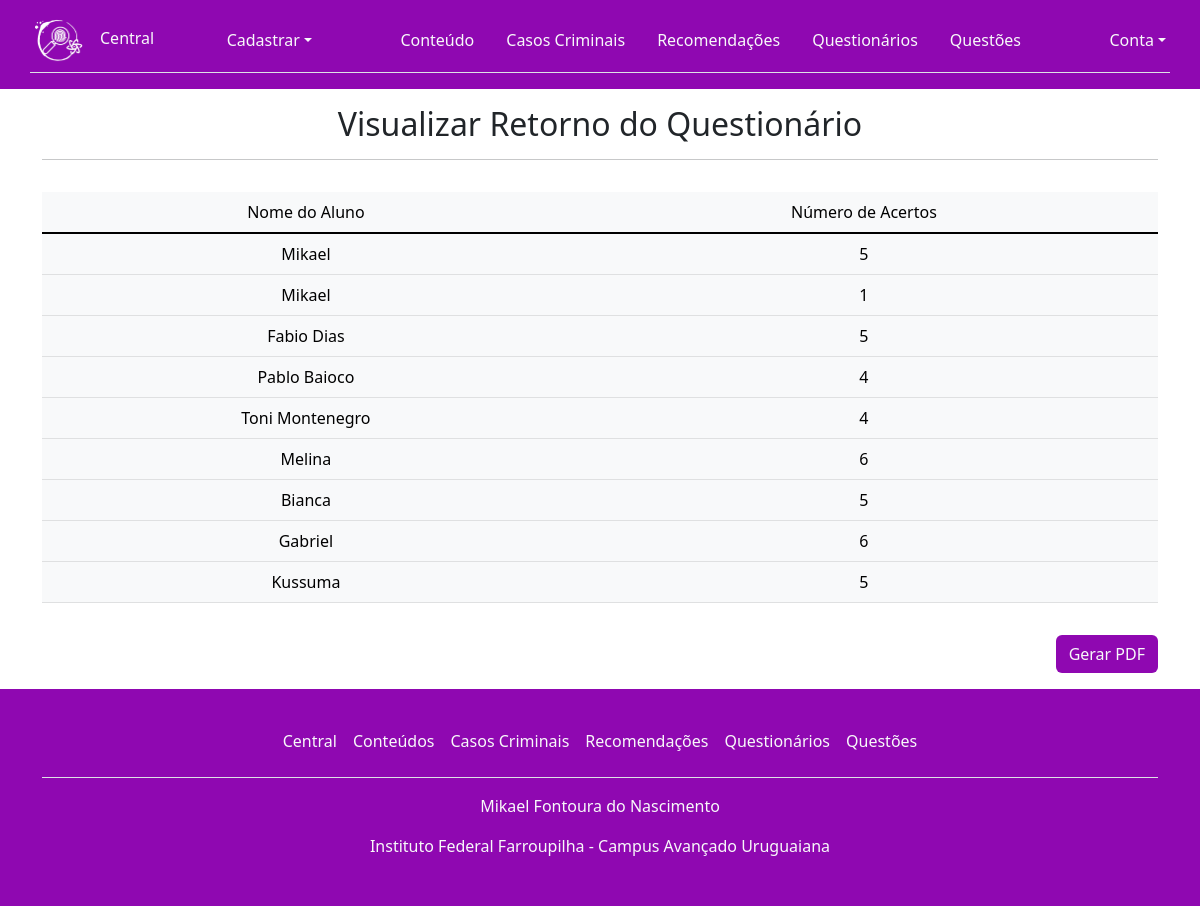
Screenshot of /visualizar_respostas.php?id_questionario=5 (signed in) with the database file from the repository.
### tables this page shows
CREATE TABLE `responde` (
  `id_usuario` int(11) NOT NULL,
  `id_questionario` int(11) NOT NULL,
  `quant_acertos` int(11) NOT NULL
);

CREATE TABLE `usuario` (
  `id_usuario` int(11) NOT NULL,
  `nome` varchar(100) NOT NULL,
  `email` varchar(100) NOT NULL,
  `senha` varchar(255) NOT NULL,
  `tipo` int(11) NOT NULL
);

### visualizar_respostas.php (the view, shortened to what this page needs)
<?php
include_once('controle.php');
$id_questionario = $_GET['id_questionario'];
$sql = "SELECT usuario.nome, responde.quant_acertos, questionario.titulo_quest FROM usuario
INNER JOIN responde ON usuario.id_usuario = responde.id_usuario
INNER JOIN questionario ON responde.id_questionario = questionario.id_questionario
WHERE questionario.id_questionario = $id_questionario";
$resultado = mysqli_query($conexao, $sql);
?>
<!DOCTYPE html>
<html lang="pt-BR">
<head>
    <link rel="stylesheet" href="https://cdnjs.cloudflare.com/ajax/libs/font-awesome/6.4.0/css/all.min.css" />
    <link rel="stylesheet" href="./assets/css/bootstrap.css">
    <link rel="stylesheet" href="./assets/css/pacote.css">
</head>
<body>
    <?php include_once('cabecalho.php'); ?>
    <main class="container">
        <div class="row">
            <div class="col">
                <div class="text-center py-3">
                    <h2>Visualizar Retorno do Questionário</h2>
                    <hr>
                </div>
            </div>
        </div>
        <div class="row">
            <div class="col">
                <div class="table-responsive">
                    <table class="table table-light table-hover">
                        <thead class="text-center">
                            <tr>
                                <td>Nome do Aluno</td>
                                <td>Número de Acertos</td>
                            </tr>
                        </thead>
                        <tbody class="table-group-divider">
                            <?php
                            while ($dados = mysqli_fetch_assoc($resultado)) { ?>
                                <tr class="text-center">
                                    <td><?= $dados['nome']; ?></td>
                                    <td><?= $dados['quant_acertos']; ?></td>
                                </tr>
                            <?php } ?>
                        </tbody>
                    </table>
                </div>
            </div>
        </div>
        <div class="row">
            <div class="col">
                <div class="text-end py-3">
                    <a href="relatorio.php?id_questionario=<?= $id_questionario; ?>" class="btn link-body-emphasis text-light" style="background-color: var(--color-purple);">Gerar PDF</a>
                </div>
            </div>
        </div>
    </main>
    <?php include_once('rodape.php') ?>
</body>
</html>

### assets/css/pacote.css (style rules this page uses)
:root { --color-white: rgb(253, 253, 253); --color-dark: rgb(34, 34, 34); --color-purple: rgb(143, 8, 177); --color-blue-dark: rgb(26, 7, 56); --color-blue: rgb(23, 134, 134); --color-red: rgb(179, 2, 2); --color-green: rgb(12, 143, 1); }

### rows the page displays
responde: id_usuario.nome "Mikael", quant_acertos "5"
responde: id_usuario.nome "Mikael", quant_acertos "1"
responde: id_usuario.nome "Fabio Dias", quant_acertos "5"
responde: id_usuario.nome "Pablo Baioco", quant_acertos "4"
responde: id_usuario.nome "Toni Montenegro", quant_acertos "4"
responde: id_usuario.nome "Melina", quant_acertos "6"
responde: id_usuario.nome "Bianca", quant_acertos "5"
responde: id_usuario.nome "Gabriel", quant_acertos "6"
responde: id_usuario.nome "Kussuma", quant_acertos "5"
